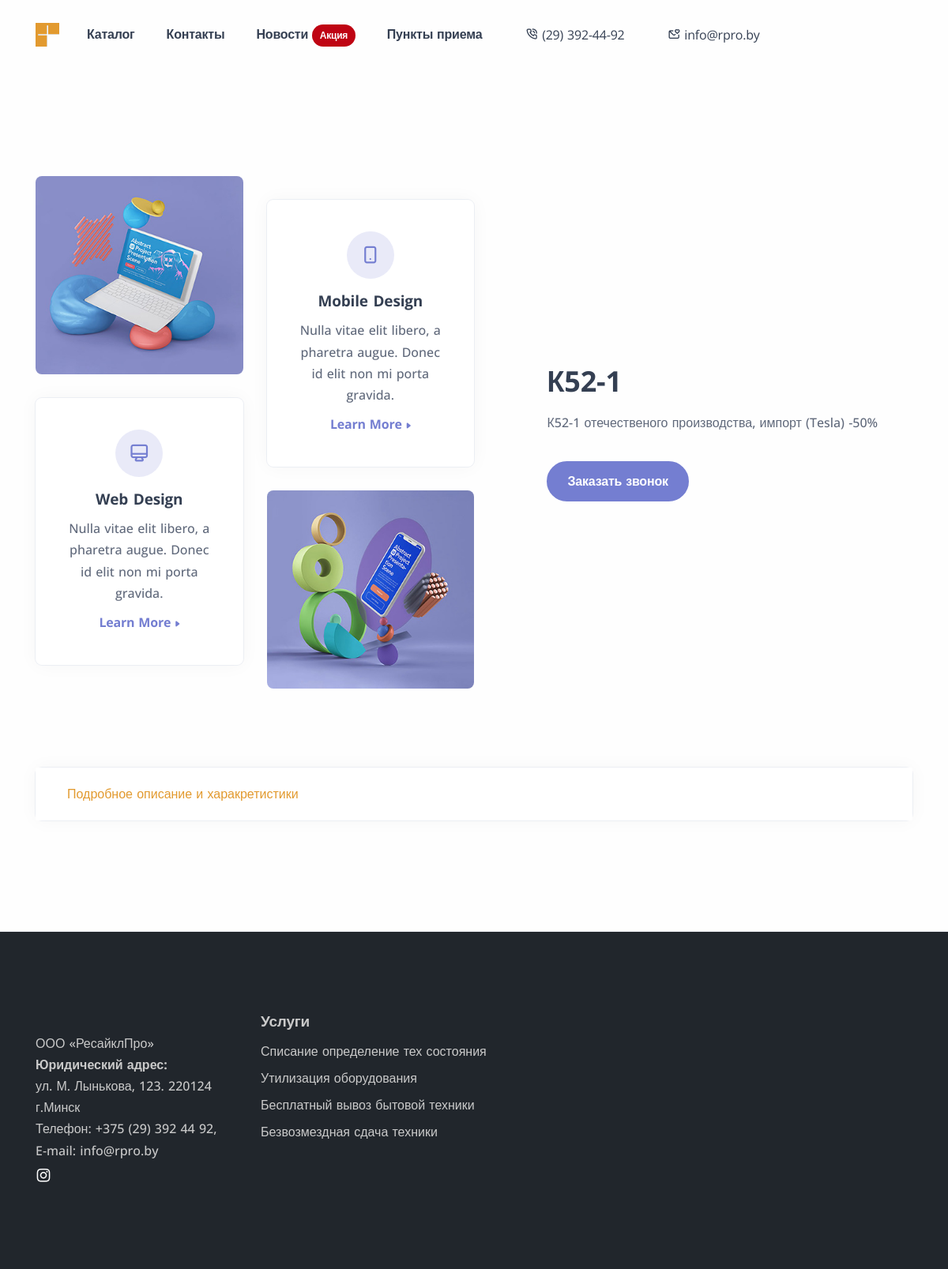
The page /product/14 on the database its author committed.
### recycle/models.py (models this page shows, shortened)
class Product(models.Model):
    product_name = models.CharField('Название продукта', max_length=200)
    product_title = models.CharField('Заголовок для Open Graph (og:title)', max_length=200)
    product_metadesc = models.CharField('Описание для Open Graph (og:description)', max_length=300)
    color = models.CharField('Оплата', max_length=10, choices=PURCACHE_CHOICES, default='kg')
    product_price = models.CharField('Цена', max_length=200, blank=True, null=True)
    product_short_desc = models.TextField('Короткое описание', blank=True)
    product_desc = models.TextField('Полное описание', blank=True)
    product_image = models.ImageField('Изображение продукта', default='placeholder.jpg')
    category = models.ForeignKey(Category, on_delete=models.CASCADE)
    pub_date = models.DateTimeField(default=datetime.datetime.now)

### recycle/views.py (the view)
# urls.py: path('product/<int:product_id>', views.Singleproduct.as_view(), name='product'),
class Singleproduct(View):
    def get(self, request, product_id):
        product = Product.objects.get(id=product_id)
        return render(request, 'product.html', {'product': product})

### RPRO/baseprocessor.py (called while the page is built)
def custom_proc(request):
    stock = False
    articles = Article.objects.all()
    for article in articles:
        if article.isStock == True:
            stock = True
    return {'stock': stock}

### templates/product.html (shortened to what this page needs)
{% extends 'base.html' %}
{% load static %}
{% block content %}
    <section id="snippet-9" class="wrapper bg-light wrapper-border">
        <div class="container pt-15 pt-md-17 pb-13 pb-md-15">
            <div class="row gx-lg-0 gy-10 align-items-center">
                <div class="col-lg-6">
                    <div class="row g-6 text-center">
                        <div class="col-md-6">
                            <div class="row">
                                <div class="col-lg-12">
                                    <figure class="rounded mb-6"><img src="../../assets/img/photos/se1.jpg"
                                                                      srcset="../../assets/img/photos/se1@2x.jpg 2x"
                                                                      alt=""></figure>
                                </div>
                                <div class="col-lg-12">
                                    <div class="card">
                                        <div class="card-body">
                                            <div class="icon btn btn-circle btn-lg btn-soft-purple disabled mb-3"><i
                                                    class="uil uil-monitor"></i></div>
                                            <h4>Web Design</h4>
                                            <p class="mb-2">Nulla vitae elit libero, a pharetra augue. Donec id elit non
                                                mi porta gravida.</p>
                                            <a href="#" class="more hover link-purple">Learn More</a>
                                        </div>
                                    </div>
                                </div>
                            </div>
                        </div>
                        <div class="col-md-6">
                            <div class="row">
                                <div class="col-lg-12 order-md-2">
                                    <figure class="rounded mb-6 mb-md-0"><img src="../../assets/img/photos/se2.jpg"
                                                                              srcset="../../assets/img/photos/se2@2x.jpg 2x"
                                                                              alt=""></figure>
                                </div>
                                <div class="col-lg-12">
                                    <div class="card mb-md-6 mt-lg-6">
                                        <div class="card-body">
                                            <div class="icon btn btn-circle btn-lg btn-soft-purple disabled mb-3"><i
                                                    class="uil uil-mobile-android"></i></div>
                                            <h4>Mobile Design</h4>
                                            <p class="mb-2">Nulla vitae elit libero, a pharetra augue. Donec id elit non
                                                mi porta gravida.</p>
                                            <a href="#" class="more hover link-purple">Learn More</a>
                                        </div>
                                    </div>
                                </div>
                            </div>
                        </div>
                    </div>
                </div>
                <div class="col-lg-5 offset-lg-1">
                    <h2 class="display-4 mb-3">{{ product.product_name }}</h2>
                    <p>{{ product.product_short_desc }}</p>
                    <a href="#" class="btn btn-purple rounded-pill mt-3">Заказать звонок</a>
                </div>
            </div>
        </div>
        <div class="container pb-15 pb-md-17">
            <div class="card">
                <div class="card-footer border-0 position-relative">
                    <a class="collapse-link collapsed stretched-link" data-bs-toggle="collapse"
                       href="#collapse-snippet-9">Подробное описание и харакретистики</a>
                </div>
            </div>
        </div>
    </section>
{% endblock %}

### rows shown on the page
Product: product_name "К52-1", product_short_desc "К52-1 отечественого производства, импорт (Tesla) -50%"
